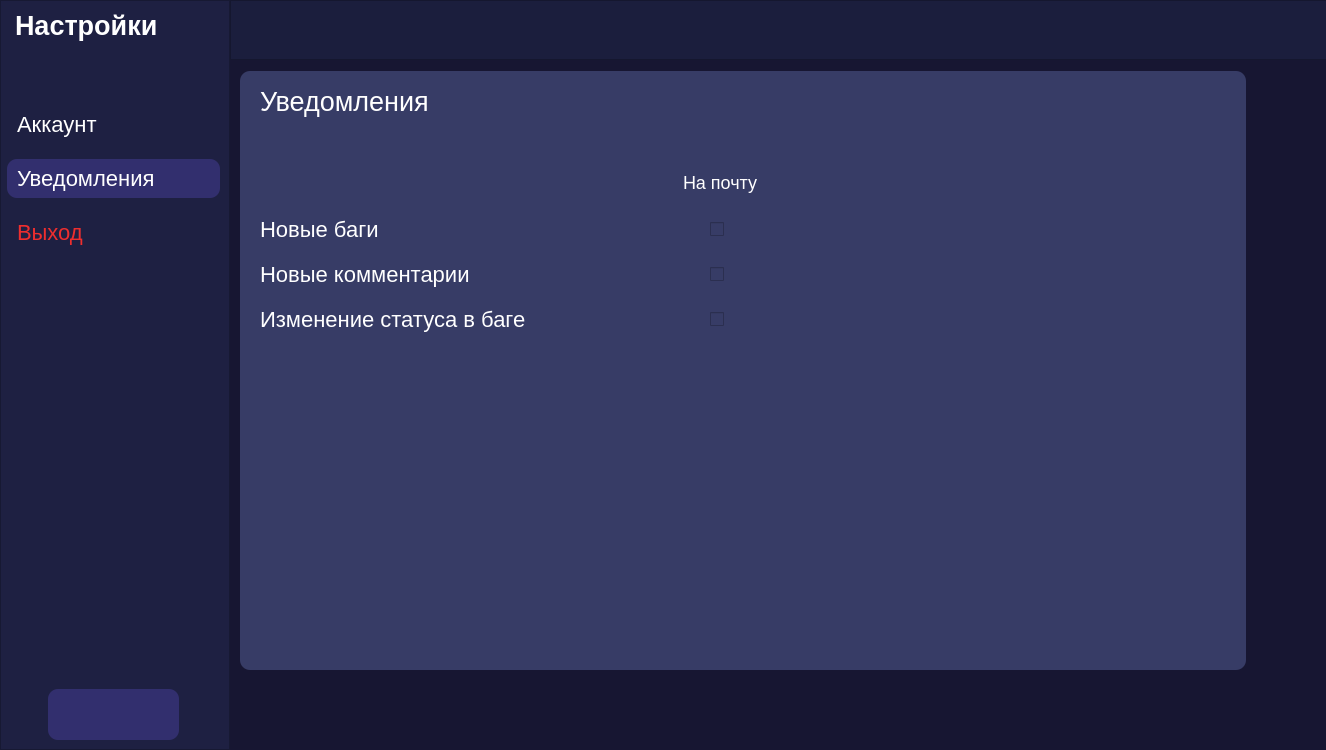
<?xml version="1.0" encoding="UTF-8"?>
<ui version="4.0">
 <class>MainWindow</class>
 <widget class="QMainWindow" name="MainWindow">
  <property name="geometry">
   <rect>
    <x>0</x>
    <y>0</y>
    <width>1326</width>
    <height>750</height>
   </rect>
  </property>
  <property name="minimumSize">
   <size>
    <width>1326</width>
    <height>750</height>
   </size>
  </property>
  <property name="maximumSize">
   <size>
    <width>1326</width>
    <height>750</height>
   </size>
  </property>
  <property name="font">
   <font>
    <pointsize>20</pointsize>
   </font>
  </property>
  <property name="windowTitle">
   <string>Багтрекер - Настройки уведомлений</string>
  </property>
  <property name="styleSheet">
   <string notr="true">background-color: rgb(23, 22, 50);</string>
  </property>
  <widget class="QWidget" name="centralwidget">
   <layout class="QGridLayout" name="gridLayout_9">
    <property name="leftMargin">
     <number>0</number>
    </property>
    <property name="topMargin">
     <number>0</number>
    </property>
    <property name="rightMargin">
     <number>0</number>
    </property>
    <property name="bottomMargin">
     <number>0</number>
    </property>
    <property name="horizontalSpacing">
     <number>0</number>
    </property>
    <item row="0" column="0" rowspan="3">
     <widget class="QFrame" name="frame_2">
      <property name="minimumSize">
       <size>
        <width>230</width>
        <height>750</height>
       </size>
      </property>
      <property name="maximumSize">
       <size>
        <width>230</width>
        <height>750</height>
       </size>
      </property>
      <property name="layoutDirection">
       <enum>Qt::LeftToRight</enum>
      </property>
      <property name="styleSheet">
       <string notr="true">background: #1E2042;
margin: 0;</string>
      </property>
      <property name="frameShape">
       <enum>QFrame::StyledPanel</enum>
      </property>
      <property name="frameShadow">
       <enum>QFrame::Raised</enum>
      </property>
      <layout class="QGridLayout" name="gridLayout_3">
       <property name="leftMargin">
        <number>6</number>
       </property>
       <property name="spacing">
        <number>6</number>
       </property>
       <item row="0" column="1">
        <layout class="QVBoxLayout" name="verticalLayout">
         <property name="spacing">
          <number>6</number>
         </property>
         <property name="leftMargin">
          <number>0</number>
         </property>
         <item>
          <layout class="QVBoxLayout" name="verticalLayout_3">
           <property name="spacing">
            <number>6</number>
           </property>
           <item>
            <widget class="QLabel" name="label_5">
             <property name="styleSheet">
              <string notr="true">color:#FFFFFF;
font-size:27px;
border:none;
font-weight: bold;
padding-left: 1px;</string>
             </property>
             <property name="text">
              <string>Настройки</string>
             </property>
            </widget>
           </item>
           <item>
            <spacer name="verticalSpacer_2">
             <property name="orientation">
              <enum>Qt::Vertical</enum>
             </property>
             <property name="sizeType">
              <enum>QSizePolicy::Fixed</enum>
             </property>
             <property name="sizeHint" stdset="0">
              <size>
               <width>200</width>
               <height>58</height>
              </size>
             </property>
            </spacer>
           </item>
           <item>
            <layout class="QVBoxLayout" name="verticalLayout_4">
             <property name="spacing">
              <number>15</number>
             </property>
             <item>
              <widget class="QPushButton" name="Account_settings">
               <property name="font">
                <font>
                 <pointsize>-1</pointsize>
                </font>
               </property>
               <property name="cursor">
                <cursorShape>PointingHandCursor</cursorShape>
               </property>
               <property name="styleSheet">
                <string notr="true">QPushButton{
	color:#FFFFFF;
	font-size:22px;
	padding:7px;
	padding-left: 10px;
	border:none;
	text-align: left;
	background-color: transparent;
}
QPushButton:hover{
	background:#322F6E;
	border-radius: 10px;
}</string>
               </property>
               <property name="text">
                <string>Аккаунт</string>
               </property>
              </widget>
             </item>
             <item>
              <widget class="QPushButton" name="pushButton">
               <property name="font">
                <font>
                 <pointsize>-1</pointsize>
                </font>
               </property>
               <property name="cursor">
                <cursorShape>PointingHandCursor</cursorShape>
               </property>
               <property name="styleSheet">
                <string notr="true">QPushButton{
	color:#FFFFFF;
	font-size:22px;
	padding:7px;
	padding-left: 10px;
	border:none;
	text-align: left;
	background:#322F6E;
	border-radius: 10px;
}</string>
               </property>
               <property name="text">
                <string>Уведомления</string>
               </property>
              </widget>
             </item>
             <item>
              <widget class="QPushButton" name="logout">
               <property name="cursor">
                <cursorShape>PointingHandCursor</cursorShape>
               </property>
               <property name="styleSheet">
                <string notr="true">QPushButton{
	color:#EE2E2E;
	font-size:22px;
	padding:7px;
	padding-left: 10px;
	border:none;
	text-align: left;
	background-color: transparent
}
QPushButton:hover{
	background:#322F6E;
	border-radius: 10px;
}</string>
               </property>
               <property name="text">
                <string>Выход</string>
               </property>
              </widget>
             </item>
            </layout>
           </item>
          </layout>
         </item>
         <item>
          <spacer name="verticalSpacer">
           <property name="orientation">
            <enum>Qt::Vertical</enum>
           </property>
           <property name="sizeType">
            <enum>QSizePolicy::MinimumExpanding</enum>
           </property>
           <property name="sizeHint" stdset="0">
            <size>
             <width>202</width>
             <height>498</height>
            </size>
           </property>
          </spacer>
         </item>
         <item>
          <layout class="QHBoxLayout" name="horizontalLayout_7">
           <property name="sizeConstraint">
            <enum>QLayout::SetFixedSize</enum>
           </property>
           <item>
            <spacer name="horizontalSpacer_3">
             <property name="orientation">
              <enum>Qt::Horizontal</enum>
             </property>
             <property name="sizeHint" stdset="0">
              <size>
               <width>40</width>
               <height>20</height>
              </size>
             </property>
            </spacer>
           </item>
           <item>
            <widget class="QFrame" name="frame_3">
             <property name="sizePolicy">
              <sizepolicy hsizetype="Preferred" vsizetype="Preferred">
               <horstretch>0</horstretch>
               <verstretch>0</verstretch>
              </sizepolicy>
             </property>
             <property name="minimumSize">
              <size>
               <width>131</width>
               <height>51</height>
              </size>
             </property>
             <property name="maximumSize">
              <size>
               <width>131</width>
               <height>51</height>
              </size>
             </property>
             <property name="contextMenuPolicy">
              <enum>Qt::DefaultContextMenu</enum>
             </property>
             <property name="layoutDirection">
              <enum>Qt::LeftToRight</enum>
             </property>
             <property name="styleSheet">
              <string notr="true">background: #322F6E;
border-radius: 10px;</string>
             </property>
             <property name="frameShape">
              <enum>QFrame::StyledPanel</enum>
             </property>
             <property name="frameShadow">
              <enum>QFrame::Raised</enum>
             </property>
             <layout class="QGridLayout" name="gridLayout_5">
              <item row="0" column="0">
               <layout class="QHBoxLayout" name="horizontalLayout_10">
                <item>
                 <widget class="QPushButton" name="home">
                  <property name="minimumSize">
                   <size>
                    <width>30</width>
                    <height>30</height>
                   </size>
                  </property>
                  <property name="maximumSize">
                   <size>
                    <width>30</width>
                    <height>30</height>
                   </size>
                  </property>
                  <property name="cursor">
                   <cursorShape>PointingHandCursor</cursorShape>
                  </property>
                  <property name="styleSheet">
                   <string notr="true">color: white;</string>
                  </property>
                  <property name="text">
                   <string/>
                  </property>
                  <property name="iconSize">
                   <size>
                    <width>30</width>
                    <height>30</height>
                   </size>
                  </property>
                 </widget>
                </item>
                <item>
                 <spacer name="verticalSpacer_3">
                  <property name="orientation">
                   <enum>Qt::Vertical</enum>
                  </property>
                  <property name="sizeHint" stdset="0">
                   <size>
                    <width>20</width>
                    <height>40</height>
                   </size>
                  </property>
                 </spacer>
                </item>
                <item>
                 <widget class="QPushButton" name="settings">
                  <property name="minimumSize">
                   <size>
                    <width>30</width>
                    <height>30</height>
                   </size>
                  </property>
                  <property name="maximumSize">
                   <size>
                    <width>30</width>
                    <height>30</height>
                   </size>
                  </property>
                  <property name="cursor">
                   <cursorShape>PointingHandCursor</cursorShape>
                  </property>
                  <property name="text">
                   <string/>
                  </property>
                  <property name="iconSize">
                   <size>
                    <width>30</width>
                    <height>30</height>
                   </size>
                  </property>
                 </widget>
                </item>
               </layout>
              </item>
             </layout>
            </widget>
           </item>
           <item>
            <spacer name="horizontalSpacer_4">
             <property name="orientation">
              <enum>Qt::Horizontal</enum>
             </property>
             <property name="sizeHint" stdset="0">
              <size>
               <width>40</width>
               <height>20</height>
              </size>
             </property>
            </spacer>
           </item>
          </layout>
         </item>
        </layout>
       </item>
      </layout>
     </widget>
    </item>
    <item row="0" column="1">
     <widget class="QFrame" name="frame">
      <property name="sizePolicy">
       <sizepolicy hsizetype="Preferred" vsizetype="Preferred">
        <horstretch>0</horstretch>
        <verstretch>0</verstretch>
       </sizepolicy>
      </property>
      <property name="minimumSize">
       <size>
        <width>1100</width>
        <height>60</height>
       </size>
      </property>
      <property name="maximumSize">
       <size>
        <width>1100</width>
        <height>60</height>
       </size>
      </property>
      <property name="styleSheet">
       <string notr="true">background: #1B1E3D;
padding: 5px;</string>
      </property>
      <property name="frameShape">
       <enum>QFrame::StyledPanel</enum>
      </property>
      <property name="frameShadow">
       <enum>QFrame::Raised</enum>
      </property>
      <layout class="QGridLayout" name="gridLayout_4">
       <property name="leftMargin">
        <number>0</number>
       </property>
       <property name="topMargin">
        <number>0</number>
       </property>
       <property name="rightMargin">
        <number>0</number>
       </property>
       <property name="bottomMargin">
        <number>0</number>
       </property>
      </layout>
     </widget>
    </item>
    <item row="1" column="1" rowspan="2">
     <layout class="QHBoxLayout" name="horizontalLayout_4">
      <property name="leftMargin">
       <number>10</number>
      </property>
      <property name="topMargin">
       <number>5</number>
      </property>
      <property name="rightMargin">
       <number>80</number>
      </property>
      <property name="bottomMargin">
       <number>80</number>
      </property>
      <item>
       <widget class="QFrame" name="frame_5">
        <property name="minimumSize">
         <size>
          <width>0</width>
          <height>0</height>
         </size>
        </property>
        <property name="maximumSize">
         <size>
          <width>999999</width>
          <height>99999</height>
         </size>
        </property>
        <property name="contextMenuPolicy">
         <enum>Qt::NoContextMenu</enum>
        </property>
        <property name="styleSheet">
         <string notr="true">background-color: #373C66;
border-radius: 10px;</string>
        </property>
        <property name="frameShape">
         <enum>QFrame::StyledPanel</enum>
        </property>
        <property name="frameShadow">
         <enum>QFrame::Raised</enum>
        </property>
        <layout class="QGridLayout" name="gridLayout_8">
         <property name="leftMargin">
          <number>20</number>
         </property>
         <property name="topMargin">
          <number>10</number>
         </property>
         <property name="rightMargin">
          <number>10</number>
         </property>
         <property name="bottomMargin">
          <number>10</number>
         </property>
         <item row="0" column="0">
          <layout class="QGridLayout" name="gridLayout_7">
           <item row="1" column="0" colspan="2">
            <spacer name="verticalSpacer_5">
             <property name="orientation">
              <enum>Qt::Vertical</enum>
             </property>
             <property name="sizeType">
              <enum>QSizePolicy::Minimum</enum>
             </property>
             <property name="sizeHint" stdset="0">
              <size>
               <width>20</width>
               <height>40</height>
              </size>
             </property>
            </spacer>
           </item>
           <item row="2" column="0" colspan="2">
            <layout class="QGridLayout" name="gridLayout">
             <property name="verticalSpacing">
              <number>20</number>
             </property>
             <item row="3" column="1" alignment="Qt::AlignHCenter">
              <widget class="QCheckBox" name="checkBox_2">
               <property name="text">
                <string/>
               </property>
              </widget>
             </item>
             <item row="2" column="1" alignment="Qt::AlignHCenter">
              <widget class="QCheckBox" name="checkBox">
               <property name="text">
                <string/>
               </property>
              </widget>
             </item>
             <item row="3" column="0">
              <widget class="QLabel" name="label_3">
               <property name="styleSheet">
                <string notr="true">background-color: transparent;
color:#FFFFFF;
font-size:22px;</string>
               </property>
               <property name="text">
                <string>Изменение статуса в баге</string>
               </property>
              </widget>
             </item>
             <item row="1" column="0">
              <widget class="QLabel" name="label">
               <property name="maximumSize">
                <size>
                 <width>168</width>
                 <height>16777215</height>
                </size>
               </property>
               <property name="styleSheet">
                <string notr="true">background-color: transparent;
color:#FFFFFF;
font-size:22px;</string>
               </property>
               <property name="text">
                <string>Новые баги</string>
               </property>
              </widget>
             </item>
             <item row="0" column="1" alignment="Qt::AlignHCenter|Qt::AlignVCenter">
              <widget class="QLabel" name="label_6">
               <property name="styleSheet">
                <string notr="true">background-color: transparent;
color:#FFFFFF;
font-size:18px;</string>
               </property>
               <property name="text">
                <string>На почту</string>
               </property>
              </widget>
             </item>
             <item row="1" column="1" alignment="Qt::AlignHCenter">
              <widget class="QCheckBox" name="checkBox_3">
               <property name="layoutDirection">
                <enum>Qt::LeftToRight</enum>
               </property>
               <property name="text">
                <string/>
               </property>
              </widget>
             </item>
             <item row="2" column="0">
              <widget class="QLabel" name="label_2">
               <property name="styleSheet">
                <string notr="true">background-color: transparent;
color:#FFFFFF;
font-size:22px;</string>
               </property>
               <property name="text">
                <string>Новые комментарии</string>
               </property>
              </widget>
             </item>
            </layout>
           </item>
           <item row="3" column="1" colspan="2">
            <layout class="QVBoxLayout" name="verticalLayout_5">
             <property name="spacing">
              <number>20</number>
             </property>
             <property name="leftMargin">
              <number>15</number>
             </property>
             <property name="topMargin">
              <number>30</number>
             </property>
             <item>
              <widget class="QLabel" name="label_8">
               <property name="text">
                <string/>
               </property>
              </widget>
             </item>
            </layout>
           </item>
           <item row="0" column="0" colspan="2">
            <widget class="QLabel" name="label_4">
             <property name="maximumSize">
              <size>
               <width>16777215</width>
               <height>41</height>
              </size>
             </property>
             <property name="font">
              <font>
               <pointsize>-1</pointsize>
              </font>
             </property>
             <property name="styleSheet">
              <string notr="true">color:#FFFFFF;
font-size:27px;</string>
             </property>
             <property name="text">
              <string>Уведомления</string>
             </property>
            </widget>
           </item>
           <item row="4" column="0" colspan="2">
            <layout class="QHBoxLayout" name="horizontalLayout_2"/>
           </item>
           <item row="3" column="0">
            <widget class="QPushButton" name="Avatarka">
             <property name="minimumSize">
              <size>
               <width>0</width>
               <height>322</height>
              </size>
             </property>
             <property name="styleSheet">
              <string notr="true">background: transparent;
border-radius: 160px;</string>
             </property>
             <property name="text">
              <string/>
             </property>
            </widget>
           </item>
          </layout>
         </item>
        </layout>
       </widget>
      </item>
     </layout>
    </item>
   </layout>
  </widget>
 </widget>
 <resources/>
 <connections/>
</ui>
